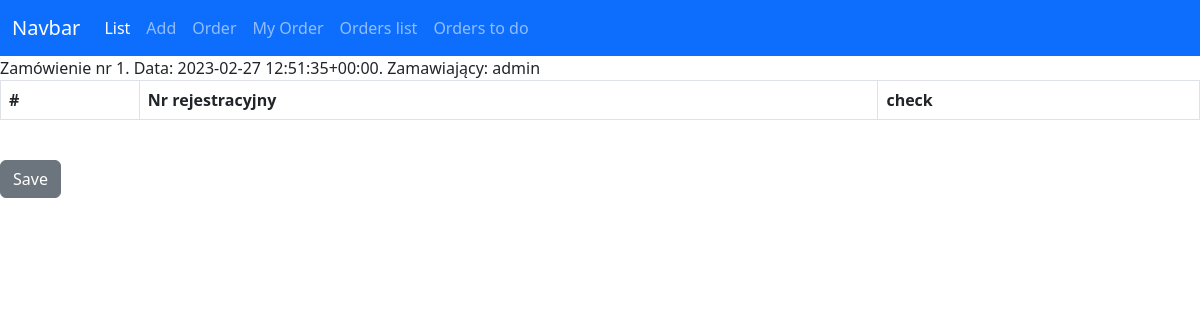
Before: /files/order_details/1/ with the older database file.
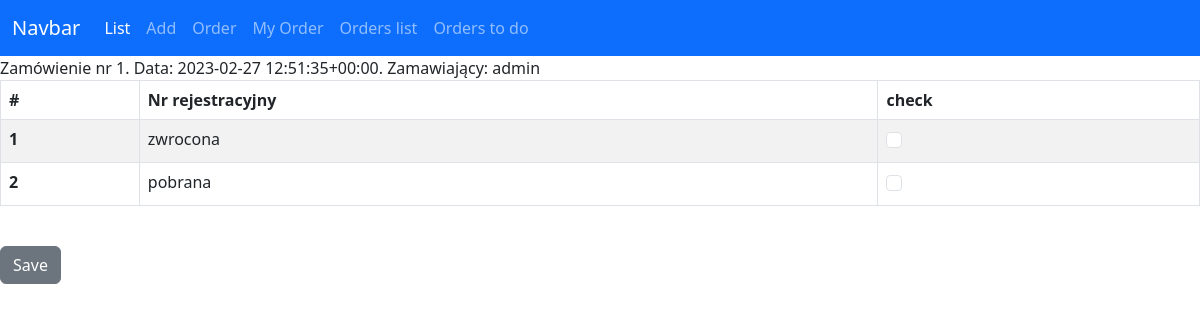
After: the same page with the newer database file.
### files/models.py (models this page shows, shortened)
class Vehicle(models.Model):
    tr = models.CharField(max_length=8)
    transfer_date = models.DateTimeField(blank=True, null=True)
    return_date = models.DateTimeField(blank=True, null=True)
    responsible_person = models.ForeignKey(User, related_name="vehicles", on_delete=models.RESTRICT)
    comments = models.CharField(max_length=100)
    LOAN_STATUS = (
        ('a', 'Awaits'),
        ('o', 'On Loan'),
        ('r', 'Returned'),
        ('e', 'rejected')
    )
    status = models.CharField(max_length=1, blank=True, choices=LOAN_STATUS, default='a')
    order = models.ForeignKey(Order, related_name="vehicles", on_delete=models.SET_NULL, null=True)

### files/views.py (the view)
# urls.py: path('order_details/<int:pk>/', views.order_details, name='order_details'),
def order_details(request, pk):
    order = Order.objects.get(pk=pk)
    if request.method == "POST":
        id_list = request.POST.getlist('boxes')
        for id in id_list:
            Vehicle.objects.filter(pk=int(id)).update(status='o')
        messages.success(request, ("Hurraa!!!"))
        return redirect('files:orders')
    else:
        return render(request, 'files/order_detail.html', context={'order': order})

### files/models.py (called while the page is built)
    def __str__(self) -> str:
        return f"Zamówienie nr {self.id}. Data: {self.order_date}. Zamawiający: {self.orderer}"

### files/templates/files/order_detail.html (shortened to what this page needs)
{% extends 'home.html' %}
{% block content %}
    {{order}}
<form action="" method="post">
<table class="table table-striped table-hover table-bordered">
    <thead>
      <tr>
        <th scope="col">#</th>
        <th scope="col">Nr rejestracyjny</th>
        <th scope="col">check</th>
      </tr>
    </thead>
    <tbody>
        {% for vehicle in order.vehicles.all %}
        <tr>
            <th scope="row">{{forloop.counter}}</th>
            <td>{{vehicle.tr}}</td>
            <td>
            {% if event.approved %}
                <div class="form-check">
                    <input class="form-check-input" type="checkbox" checked="checked" value="{{vehicle.id}}" name="boxes">
                </div>
                {% else %}
                <div class="form-check">
                    <input class="form-check-input" type="checkbox" value="{{vehicle.id}}" name="boxes">
                </div>
            {% endif %}
                </td>
        </tr>
        {% endfor %}
    </tbody>
  </table>
  <br/>
  <button class="btn btn-secondary" type="submit">Save</button>
</form>
{% endblock content %}

Changed rows visible on the page:
added Vehicle: tr "zwrocona"
added Vehicle: tr "pobrana"
